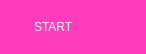
<?xml version="1.0" encoding="UTF-8"?>
<ui version="4.0">
 <class>CodeBlock</class>
 <widget class="QWidget" name="CodeBlock">
  <property name="geometry">
   <rect>
    <x>0</x>
    <y>0</y>
    <width>138</width>
    <height>54</height>
   </rect>
  </property>
  <property name="windowTitle">
   <string>Form</string>
  </property>
  <property name="styleSheet">
   <string notr="true">border-radius: 8px;
border-width:2px;
color:rgb(255,255,255);
background-color: rgb(255, 60, 187);</string>
  </property>
  <layout class="QHBoxLayout" name="horizontalLayout">
   <item>
    <widget class="QLabel" name="label">
     <property name="styleSheet">
      <string notr="true">padding-left:20px;
padding-right:20px;</string>
     </property>
     <property name="text">
      <string>START</string>
     </property>
    </widget>
   </item>
   <item>
    <widget class="QPushButton" name="pushButton">
     <property name="text">
      <string/>
     </property>
     <property name="icon">
      <iconset resource="../BlockScript.qrc">
       <normaloff>:/icon.ico</normaloff>:/icon.ico</iconset>
     </property>
    </widget>
   </item>
  </layout>
 </widget>
 <resources>
  <include location="../BlockScript.qrc"/>
 </resources>
 <connections/>
</ui>
